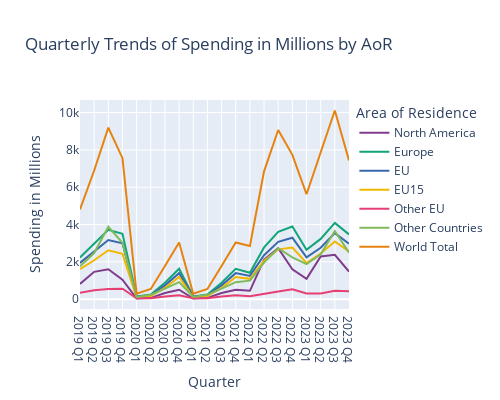

This figure's notebook cell:
### Code cell
# Step 2: Quarterly Trends for Spending in millions
quarterly_data = filtered_data[filtered_data['Quarter'] != '0']

# Combine Year and Quarter for a more meaningful x-axis label
quarterly_data['Year_Quarter'] = quarterly_data['Year'].astype(str) + ' ' + quarterly_data['Quarter']

# Create the interactive plot for quarterly spending
fig_quarterly = px.line(quarterly_data, 
                        x='Year_Quarter', 
                        y='Spending in millions', 
                        color='Area of Residence',
                        title='Quarterly Trends of Spending in Millions by AoR',
                        labels={'Spending in millions': 'Spending in Millions', 'Year_Quarter': 'Quarter'},
                        color_discrete_sequence=px.colors.qualitative.Bold,  
                        height=400,  
                        width=500)  

fig_quarterly.show()

### Figure 1 — Plotly figure (JSON) as saved in the notebook; plotly's stock layout.template omitted (floating-point values rounded to 4 significant figures)
{"data": [{"hovertemplate": "Area of Residence=North America<br>Quarter=%{x}<br>Spending in Millions=%{y}<extra></extra>", "legendgroup": "North America", "line": {"color": "rgb(127, 60, 141)", "dash": "solid"}, "marker": {"symbol": "circle"}, "mode": "lines", "name": "North America", "orientation": "v", "showlegend": true, "type": "scatter", "x": ["2019 Q1", "2019 Q2", "2019 Q3", "2019 Q4", "2020 Q1", "2020 Q2", "2020 Q3", "2020 Q4", "2021 Q1", "2021 Q2", "2021 Q3", "2021 Q4", "2022 Q1", "2022 Q2", "2022 Q3", "2022 Q4", "2023 Q1", "2023 Q2", "2023 Q3", "2023 Q4"], "xaxis": "x", "y": [818, 1462, 1598, 1041, 31, 68, 329, 504, 31, 68, 329, 504, 447, 2113, 2734, 1601, 1093, 2288, 2376, 1471], "yaxis": "y"}, {"hovertemplate": "Area of Residence=Europe<br>Quarter=%{x}<br>Spending in Millions=%{y}<extra></extra>", "legendgroup": "Europe", "line": {"color": "rgb(17, 165, 121)", "dash": "solid"}, "marker": {"symbol": "circle"}, "mode": "lines", "name": "Europe", "orientation": "v", "showlegend": true, "type": "scatter", "x": ["2019 Q1", "2019 Q2", "2019 Q3", "2019 Q4", "2020 Q1", "2020 Q2", "2020 Q3", "2020 Q4", "2021 Q1", "2021 Q2", "2021 Q3", "2021 Q4", "2022 Q1", "2022 Q2", "2022 Q3", "2022 Q4", "2023 Q1", "2023 Q2", "2023 Q3", "2023 Q4"], "xaxis": "x", "y": [2232, 2964, 3715, 3497, 143, 247, 881, 1626, 143, 247, 881, 1626, 1413, 2773, 3604, 3889, 2647, 3228, 4087, 3469], "yaxis": "y"}, {"hovertemplate": "Area of Residence=EU<br>Quarter=%{x}<br>Spending in Millions=%{y}<extra></extra>", "legendgroup": "EU", "line": {"color": "rgb(57, 105, 172)", "dash": "solid"}, "marker": {"symbol": "circle"}, "mode": "lines", "name": "EU", "orientation": "v", "showlegend": true, "type": "scatter", "x": ["2019 Q1", "2019 Q2", "2019 Q3", "2019 Q4", "2020 Q1", "2020 Q2", "2020 Q3", "2020 Q4", "2021 Q1", "2021 Q2", "2021 Q3", "2021 Q4", "2022 Q1", "2022 Q2", "2022 Q3", "2022 Q4", "2023 Q1", "2023 Q2", "2023 Q3", "2023 Q4"], "xaxis": "x", "y": [1942, 2562, 3170, 2988, 127, 205, 739, 1393, 127, 205, 739, 1393, 1245, 2352, 3074, 3291, 2241, 2751, 3537, 2975], "yaxis": "y"}, {"hovertemplate": "Area of Residence=EU15<br>Quarter=%{x}<br>Spending in Millions=%{y}<extra></extra>", "legendgroup": "EU15", "line": {"color": "rgb(242, 183, 1)", "dash": "solid"}, "marker": {"symbol": "circle"}, "mode": "lines", "name": "EU15", "orientation": "v", "showlegend": true, "type": "scatter", "x": ["2019 Q1", "2019 Q2", "2019 Q3", "2019 Q4", "2020 Q1", "2020 Q2", "2020 Q3", "2020 Q4", "2021 Q1", "2021 Q2", "2021 Q3", "2021 Q4", "2022 Q1", "2022 Q2", "2022 Q3", "2022 Q4", "2023 Q1", "2023 Q2", "2023 Q3", "2023 Q4"], "xaxis": "x", "y": [1601, 2083, 2622, 2428, 86, 162, 597, 1185, 86, 162, 597, 1185, 1088, 2055, 2667, 2763, 1937, 2445, 3091, 2553], "yaxis": "y"}, {"hovertemplate": "Area of Residence=Other EU<br>Quarter=%{x}<br>Spending in Millions=%{y}<extra></extra>", "legendgroup": "Other EU", "line": {"color": "rgb(231, 63, 116)", "dash": "solid"}, "marker": {"symbol": "circle"}, "mode": "lines", "name": "Other EU", "orientation": "v", "showlegend": true, "type": "scatter", "x": ["2019 Q1", "2019 Q2", "2019 Q3", "2019 Q4", "2020 Q1", "2020 Q2", "2020 Q3", "2020 Q4", "2021 Q1", "2021 Q2", "2021 Q3", "2021 Q4", "2022 Q1", "2022 Q2", "2022 Q3", "2022 Q4", "2023 Q1", "2023 Q2", "2023 Q3", "2023 Q4"], "xaxis": "x", "y": [341, 479, 548, 560, 41, 44, 142, 208, 41, 44, 142, 208, 157, 297, 407, 528, 304, 307, 446, 422], "yaxis": "y"}, {"hovertemplate": "Area of Residence=Other Countries<br>Quarter=%{x}<br>Spending in Millions=%{y}<extra></extra>", "legendgroup": "Other Countries", "line": {"color": "rgb(128, 186, 90)", "dash": "solid"}, "marker": {"symbol": "circle"}, "mode": "lines", "name": "Other Countries", "orientation": "v", "showlegend": true, "type": "scatter", "x": ["2019 Q1", "2019 Q2", "2019 Q3", "2019 Q4", "2020 Q1", "2020 Q2", "2020 Q3", "2020 Q4", "2021 Q1", "2021 Q2", "2021 Q3", "2021 Q4", "2022 Q1", "2022 Q2", "2022 Q3", "2022 Q4", "2023 Q1", "2023 Q2", "2023 Q3", "2023 Q4"], "xaxis": "x", "y": [1755, 2470, 3880, 3018, 113, 231, 565, 909, 113, 231, 565, 909, 992, 1960, 2729, 2242, 1881, 2398, 3650, 2489], "yaxis": "y"}, {"hovertemplate": "Area of Residence=World Total<br>Quarter=%{x}<br>Spending in Millions=%{y}<extra></extra>", "legendgroup": "World Total", "line": {"color": "rgb(230, 131, 16)", "dash": "solid"}, "marker": {"symbol": "circle"}, "mode": "lines", "name": "World Total", "orientation": "v", "showlegend": true, "type": "scatter", "x": ["2019 Q1", "2019 Q2", "2019 Q3", "2019 Q4", "2020 Q1", "2020 Q2", "2020 Q3", "2020 Q4", "2021 Q1", "2021 Q2", "2021 Q3", "2021 Q4", "2022 Q1", "2022 Q2", "2022 Q3", "2022 Q4", "2023 Q1", "2023 Q2", "2023 Q3", "2023 Q4"], "xaxis": "x", "y": [4805, 6896, 9193, 7555, 287, 545, 1775, 3039, 287, 545, 1775, 3039, 2852, 6847, 9066, 7732, 5621, 7913, 10113, 7428], "yaxis": "y"}], "layout": {"height": 400, "legend": {"title": {"text": "Area of Residence"}, "tracegroupgap": 0}, "title": {"text": "Quarterly Trends of Spending in Millions by AoR"}, "width": 500, "xaxis": {"anchor": "y", "domain": [0, 1], "title": {"text": "Quarter"}}, "yaxis": {"anchor": "x", "domain": [0, 1], "title": {"text": "Spending in Millions"}}}}
